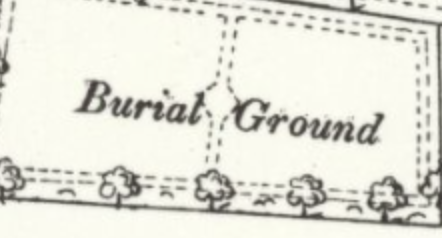
#> input picture imgs/first.png, 442 x 238 px
$ python ollama_llava.py
#> lines starting #> are read from the running program, lines starting #| are printed output that depends on the picture
import ollama
from PIL import Image
import os


def concatenate_images(image_path1, image_path2, output_path):

#> called with image_path1 = 'imgs/first.png', image_path2 = 'imgs/second.png', output_path = 'imgs/merge.png'
    if os.path.exists(output_path):
        # If it exists, delete the file
        os.remove(output_path)

    # Open the images
    image1 = Image.open(image_path1)
#> image1 is the input picture: PIL image 442x238 RGBA; mean R, G, B, A 227.4, 227, 216.8, 255
    image2 = Image.open(image_path2)
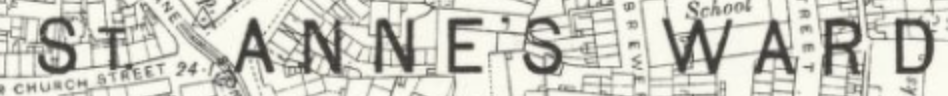
#> input picture imgs/second.png, 948 x 96 px
#> image2 is the input picture: PIL image 948x96 RGBA; mean R, G, B, A 202, 201.4, 192.6, 255

    # Determine the width and height for the new image
    width = max(image1.width, image2.width)
#> width = 948
    height = image1.height + image2.height
#> height = 334

    # Create a new image with appropriate height and white background
    new_image = Image.new("RGB", (width, height), "WHITE")
#> new_image: PIL image 948x334 RGB; every value is 255

    # Paste the first image at the top
    new_image.paste(image1, (0, 0))
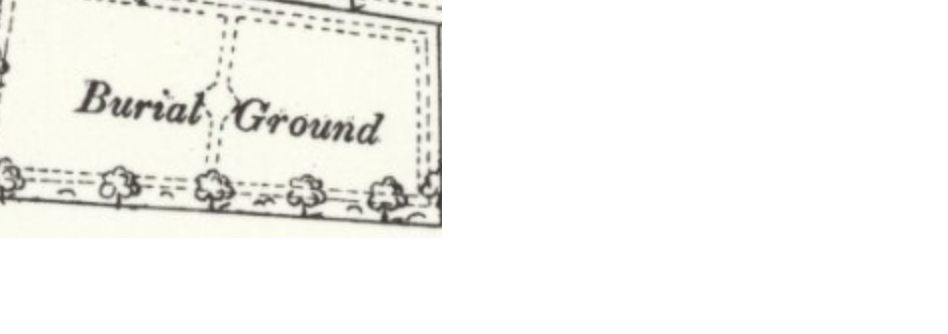
#> new_image: PIL image 948x334 RGB; mean R, G, B 245.8, 245.7, 242.3

    # Paste the second image below the first one
    new_image.paste(image2, (0, image1.height))
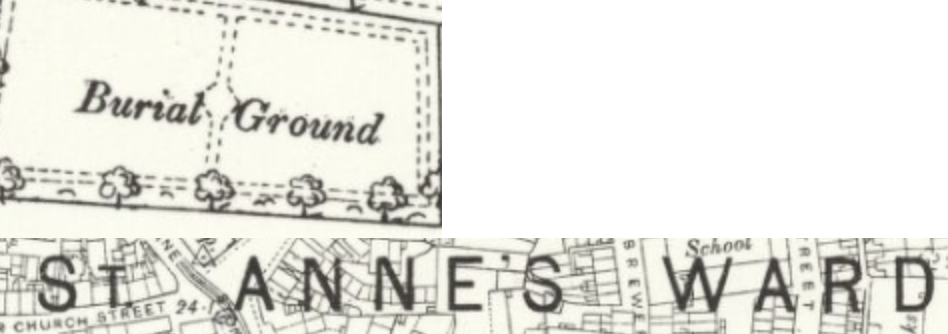
#> new_image: PIL image 948x334 RGB; mean R, G, B 230.6, 230.3, 224.4

    # Save the concatenated image
    new_image.save(output_path)


def get_ollama_response(prompt, image_path):
    #get absolute path image
    image_path = os.path.abspath(image_path)
    print(prompt + image_path)
    response = ollama.generate(
        model="llava",
        prompt=prompt + image_path,
    )
    return response["response"]


def main(prompt, image_path1, image_path2, output_path):
    concatenate_images(image_path1, image_path2, output_path)
    response = get_ollama_response(prompt, output_path)
    return response


if __name__ == "__main__":
    image_path1 = "imgs/first.png"
    image_path2 = "imgs/second.png"
    output_path = "imgs/merge.png"
    prompt = "This image contains two images, one under each other. Do they use the same font? "
    print(main(prompt, image_path1, image_path2, output_path))
#> (the call stopped at in get_ollama_response, `response = ollama.generate( model="llava", prompt=prompt + image_path, )`: ollama is not available in this run)
